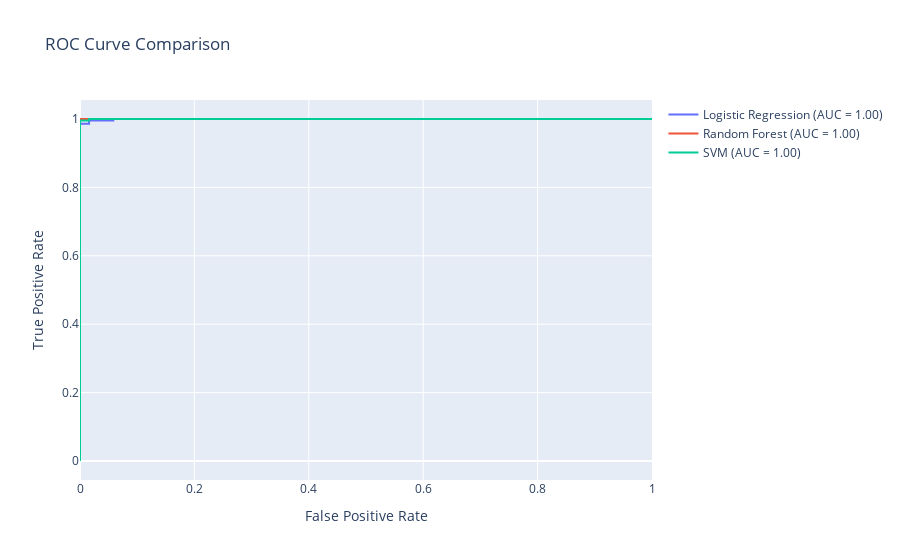

The notebook cell saved with this chart:
### Markdown cell above
### ROC Curves

### Code cell
fig_roc = go.Figure()

for name, model in models.items():
    if hasattr(model, "predict_proba"):
        y_prob = model.predict_proba(X_test_tfidf)[:, 1]
        fpr, tpr, _ = roc_curve(y_test, y_prob)
        roc_auc = auc(fpr, tpr)
        
        fig_roc.add_trace(go.Scatter(x=fpr, y=tpr, mode='lines', name=f'{name} (AUC = {roc_auc:.2f})'))

fig_roc.update_layout(title='ROC Curve Comparison', xaxis_title='False Positive Rate', yaxis_title='True Positive Rate')
fig_roc.show()

### Figure 1 — Plotly figure (JSON) as saved in the notebook; plotly's stock layout.template omitted (floating-point values rounded to 4 significant figures)
{"data": [{"mode": "lines", "name": "Logistic Regression (AUC = 1.00)", "type": "scatter", "x": [0.0, 0.0, 0.0, 0.0, 0.0, 0.01587, 0.01587, 0.0582, 0.0582, 1.0], "y": [0.0, 0.004608, 0.02765, 0.03687, 0.9862, 0.9862, 0.9954, 0.9954, 1.0, 1.0]}, {"mode": "lines", "name": "Random Forest (AUC = 1.00)", "type": "scatter", "x": [0.0, 0.0, 0.0, 0.0, 0.0, 0.0, 0.0, 0.0, 0.0, 0.0, 0.0, 0.0, 0.0, 0.0, 0.0, 0.0, 0.0, 0.0, 0.0, 0.0, 0.0, 0.0, 0.0, 0.0, 0.0, 0.0, 0.0, 0.0, 0.0, 0.0, 0.01587, 0.03175, 0.04233, 0.04762, 0.06349, 0.07407, 0.07937, 0.08995, 0.09524, 0.1111, 0.1323, 0.1481, 0.1746, 0.1905, 0.1958, 0.2487, 0.291, 0.3439, 0.4709, 0.5291, 0.6772, 0.7566, 0.8254, 0.9312, 0.963, 0.9894, 1.0], "y": [0.0, 0.04608, 0.1106, 0.1843, 0.2442, 0.2811, 0.2995, 0.3548, 0.3963, 0.4608, 0.5438, 0.6037, 0.6175, 0.6452, 0.6959, 0.7327, 0.7788, 0.7926, 0.8157, 0.8479, 0.871, 0.8894, 0.9032, 0.9124, 0.9355, 0.9631, 0.9724, 0.9862, 0.9908, 1.0, 1.0, 1.0, 1.0, 1.0, 1.0, 1.0, 1.0, 1.0, 1.0, 1.0, 1.0, 1.0, 1.0, 1.0, 1.0, 1.0, 1.0, 1.0, 1.0, 1.0, 1.0, 1.0, 1.0, 1.0, 1.0, 1.0, 1.0]}, {"mode": "lines", "name": "SVM (AUC = 1.00)", "type": "scatter", "x": [0.0, 0.0, 0.0, 0.0, 0.0, 0.01587, 0.01587, 0.9312, 1.0], "y": [0.0, 0.01843, 0.02304, 0.03226, 0.9954, 0.9954, 1.0, 1.0, 1.0]}], "layout": {"title": {"text": "ROC Curve Comparison"}, "xaxis": {"title": {"text": "False Positive Rate"}}, "yaxis": {"title": {"text": "True Positive Rate"}}}}
